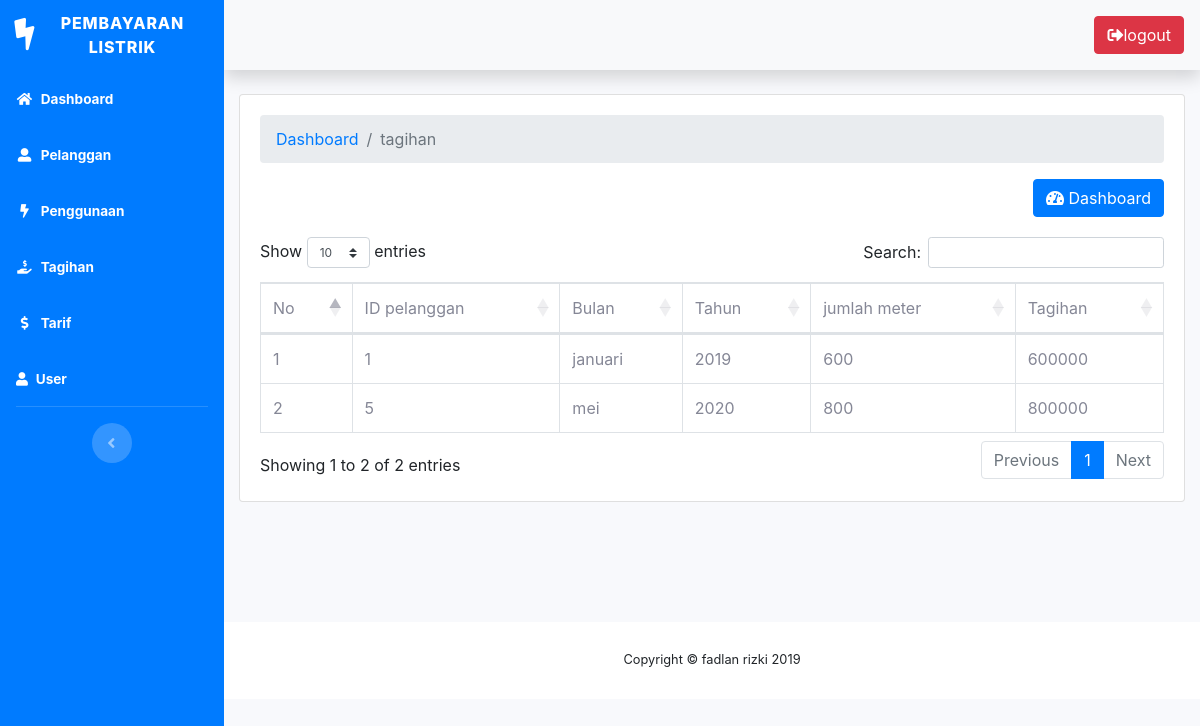
The page /tagihan.php (signed in) on the database its author committed.
### tables this page shows
CREATE TABLE `penggunaan` (
  `ID_penggunaan` int(10) NOT NULL,
  `ID_pelanggan` int(10) NOT NULL,
  `bulan` varchar(10) NOT NULL,
  `tahun` varchar(10) NOT NULL,
  `meter_awal` int(10) NOT NULL,
  `meter_akhir` int(10) NOT NULL
);

CREATE TABLE `pelanggan` (
  `ID_pelanggan` int(10) NOT NULL,
  `no_meter` int(20) NOT NULL,
  `nama` varchar(20) NOT NULL,
  `alamat` varchar(50) NOT NULL,
  `kode_tarif` int(10) NOT NULL
);

### tagihan.php (the view, shortened to what this page needs)
<?php require_once 'includes/header.php'; ?>
  <main role="main">
  <div class="container-fluid">
    <div class="card">
      <div class="card-body">
<ol class="breadcrumb">
    <li class="breadcrumb-item">
    <a href="dashboard.php">Dashboard</a>
    </li>
    <li class="breadcrumb-item active">tagihan</li>
</ol>
        <div class="float-right" style="padding-bottom: 20px;">
          <a class="btn btn-primary" href="dashboard.php"> <i class="fas fa-tachometer-alt"></i> Dashboard</a>
        </div>
         <div class="table-responsive">
          <table class="table table-bordered" id="fadlan" width="100%" cellspacing="0">
            <thead>
              <tr>
                <td>No</td>
                <td>ID pelanggan</td>
                <td>Bulan</td>
                <td>Tahun</td>
                <td>jumlah meter</td>
                <td>Tagihan</td>
              </tr>
            </thead>
            <tbody>
              <?php
              if(isset($_GET['search'])){
              }else{
                $result = mysqli_query($connect, "SELECT pelanggan.ID_pelanggan,penggunaan.bulan,penggunaan.tahun,(penggunaan.meter_akhir-penggunaan.meter_awal) AS jumlahmeter,((penggunaan.meter_akhir-penggunaan.meter_awal)*tarif.tarif_perkwh) AS tagihan
					FROM pelanggan, penggunaan, tarif
					WHERE pelanggan.ID_pelanggan=penggunaan.ID_pelanggan AND
					pelanggan.kode_tarif=tarif.kode_tarif");
              }
              $no = 1;
              if (mysqli_num_rows($result)>0){
                while ($row = mysqli_fetch_array($result)){
                  ?>
                  <tr>
                    <td><?=$no++?></td>
                    <td><?=$row[0]?></td>
                    <td><?=$row[1]?></td>
                    <td><?=$row[2]?></td>
                    <td><?=$row[3]?></td>
                    <td><?=$row[4]?></td>
                  </tr>
                </div>
            <?php
          }
        }
        else{
          ?>
                      <tr>
                        <td colspan="11" class="text-center"><h3>Tidak ada data</h3></td>
                      </tr>
                      <?php
                    }
                    ?>
        </div>
      </div>
    </div>
  </div>
<?php require_once 'includes/footer.php'; ?>

### rows shown on the page
penggunaan: ID_pelanggan.ID_pelanggan "1", bulan "januari", tahun "2019", row "600", row "600000"
penggunaan: ID_pelanggan.ID_pelanggan "5", bulan "mei", tahun "2020", row "800", row "800000"
